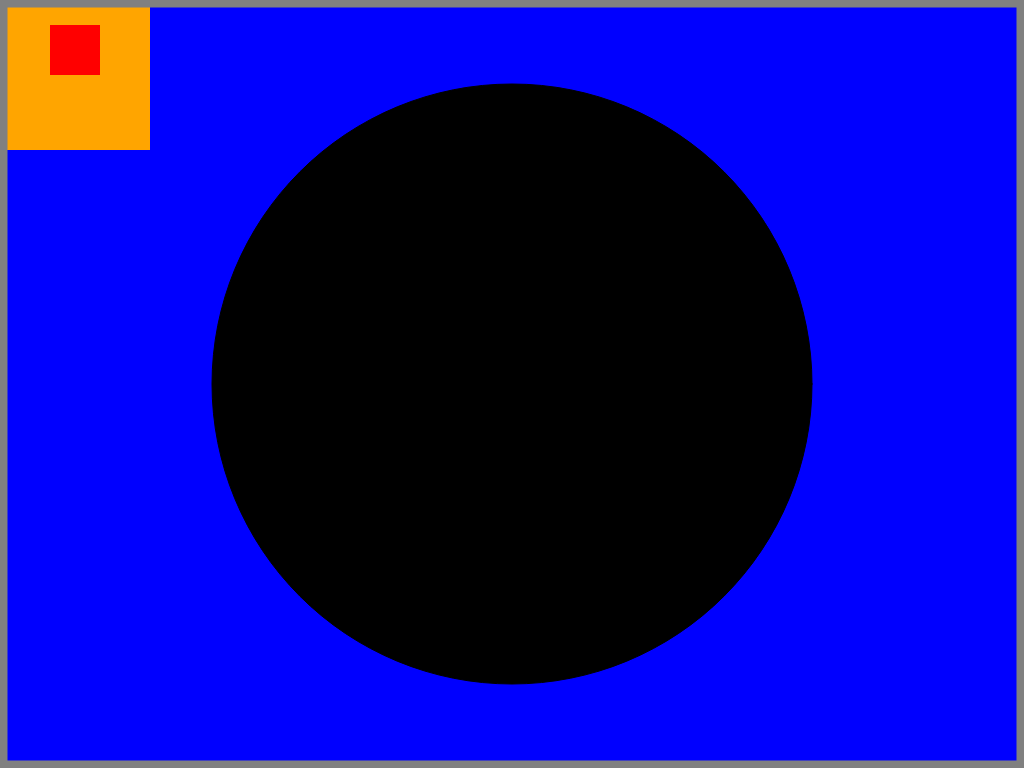
Frame 1 (no input)
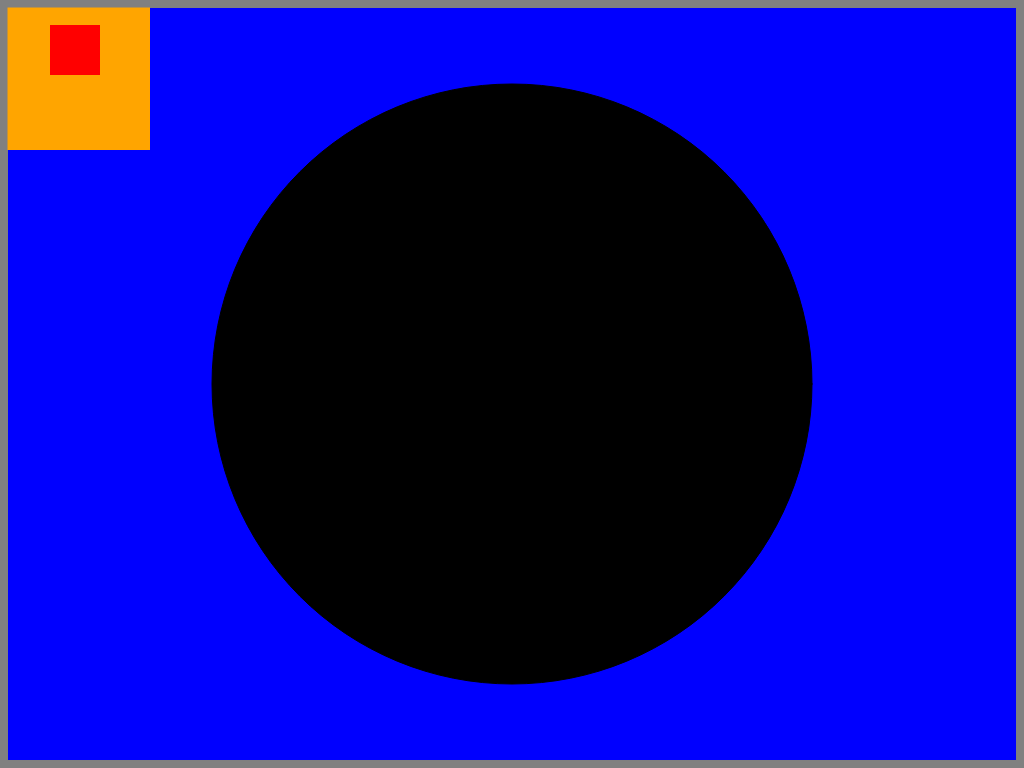
Frame 60 (no input)
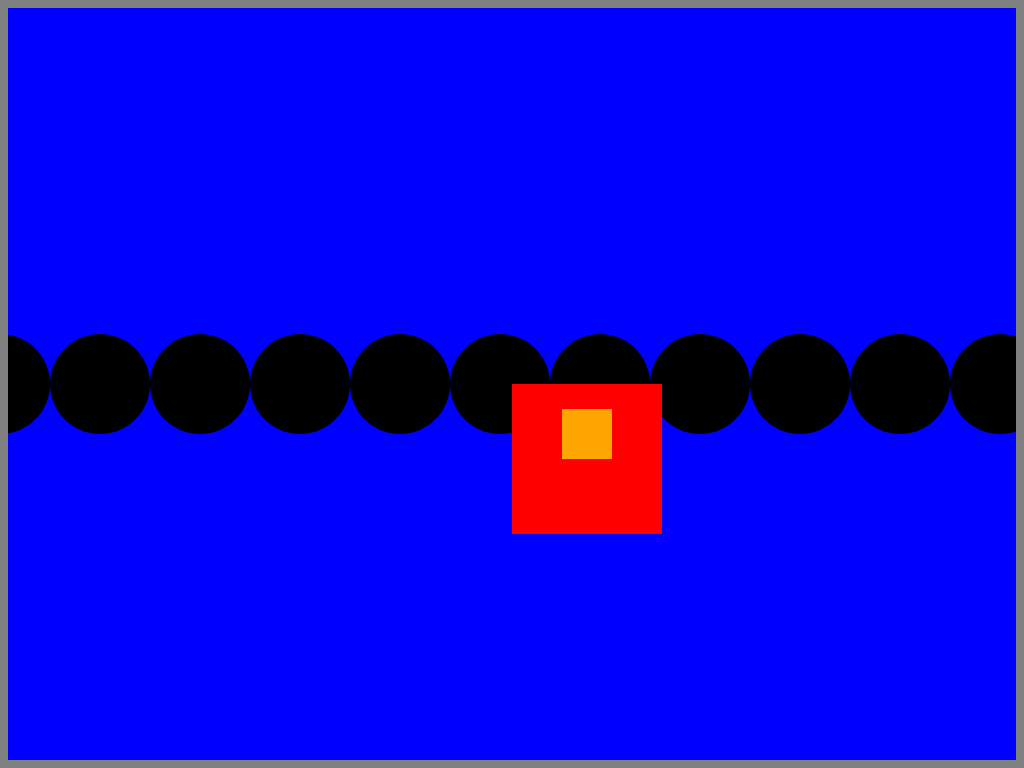
Frame 120 (the mouse pressed at the canvas centre since frame 60)

The p5.js sketch that drew these frames (run headless with seeded random() and noise() and a simulated clock; from frame 60 on, the mouse is pressed at the canvas centre):

// p5.js sketch
// ── sketch.js
/////Josef Albers
///Homage to the Square: Against Deep Blue
function setup() {

  //set canvas size
    createCanvas(1024 , 768);
    //set bg color
    background('blue');
    //create circle embedded in background
    fill('black');
    ellipse(1024/2, 768/2, 600, 600)
}

//mouse click event that clears background and changes its color
function mousePressed(){
  clear();

    background('blue');
//changes the black circle in the background to multiple black circles arrayed accross canvas
for(var x = 0; x<1024; x = x+100){
  ellipse(x, 768/2, 100, 100);
}
}

//draw objects


function draw() {
  noStroke();
// var to store mouse position
var xcoord = mouseX;
var ycoord = mouseY;
//draw of first square
  push();
  //mouse position determines color using if else statement
  if(mouseX < 500 ){
 fill('orange');}
 else{
   fill('red')
 }
 //mouse position determines rect position
  rect(xcoord, ycoord, 150, 150);
  pop();
  //code from above is repeated for for a smaller rectangle
   push();
    if(mouseX < 500 ){
 fill('red');}
 else{
   fill('orange');
 }
  rect(xcoord + 50, ycoord + 25,50,50);
  pop();

  //these create a grey border around the canvas.

  push()
  noFill();
  strokeWeight(15);
  stroke('grey');
  beginShape(line);
  vertex(0, 0);
  vertex(1024, 0);
  vertex(1024, 768);
  vertex(0, 768);
  endShape(CLOSE);
  pop();
  
}
